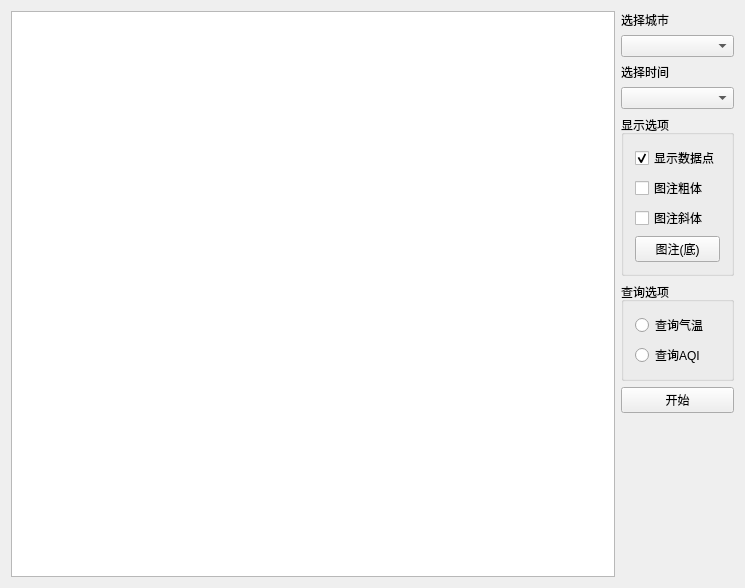
<?xml version="1.0" encoding="UTF-8"?>
<ui version="4.0">
 <class>mainWidget</class>
 <widget class="QWidget" name="mainWidget">
  <property name="enabled">
   <bool>true</bool>
  </property>
  <property name="geometry">
   <rect>
    <x>0</x>
    <y>0</y>
    <width>745</width>
    <height>588</height>
   </rect>
  </property>
  <property name="windowTitle">
   <string>实验三 网络数据获取与显示</string>
  </property>
  <layout class="QHBoxLayout" name="horizontalLayout">
   <item>
    <widget class="QtCharts::QChartView" name="chartview"/>
   </item>
   <item>
    <layout class="QVBoxLayout" name="verticalLayout_3">
     <property name="topMargin">
      <number>0</number>
     </property>
     <item>
      <widget class="QLabel" name="label_2">
       <property name="text">
        <string>选择城市</string>
       </property>
       <property name="indent">
        <number>0</number>
       </property>
      </widget>
     </item>
     <item>
      <widget class="QComboBox" name="comboCity">
       <property name="enabled">
        <bool>true</bool>
       </property>
       <property name="editable">
        <bool>false</bool>
       </property>
      </widget>
     </item>
     <item>
      <widget class="QLabel" name="label">
       <property name="text">
        <string>选择时间</string>
       </property>
      </widget>
     </item>
     <item>
      <widget class="QComboBox" name="comboMonth">
       <property name="insertPolicy">
        <enum>QComboBox::InsertAtBottom</enum>
       </property>
      </widget>
     </item>
     <item>
      <widget class="QGroupBox" name="groupBox">
       <property name="title">
        <string>显示选项</string>
       </property>
       <layout class="QVBoxLayout" name="verticalLayout_2">
        <item>
         <widget class="QCheckBox" name="cbShowPoint">
          <property name="text">
           <string>显示数据点</string>
          </property>
          <property name="checked">
           <bool>true</bool>
          </property>
         </widget>
        </item>
        <item>
         <widget class="QCheckBox" name="cbLegendBold">
          <property name="text">
           <string>图注粗体</string>
          </property>
         </widget>
        </item>
        <item>
         <widget class="QCheckBox" name="cbLegendItalic">
          <property name="text">
           <string>图注斜体</string>
          </property>
         </widget>
        </item>
        <item>
         <widget class="QPushButton" name="btnLegendAlign">
          <property name="text">
           <string>图注(底)</string>
          </property>
         </widget>
        </item>
       </layout>
      </widget>
     </item>
     <item>
      <widget class="QGroupBox" name="groupBox_2">
       <property name="title">
        <string>查询选项</string>
       </property>
       <layout class="QVBoxLayout" name="verticalLayout">
        <item>
         <widget class="QRadioButton" name="btnWeather">
          <property name="text">
           <string>查询气温</string>
          </property>
         </widget>
        </item>
        <item>
         <widget class="QRadioButton" name="btnAQI">
          <property name="text">
           <string>查询AQI</string>
          </property>
         </widget>
        </item>
       </layout>
      </widget>
     </item>
     <item>
      <widget class="QPushButton" name="btnStart">
       <property name="sizePolicy">
        <sizepolicy hsizetype="Preferred" vsizetype="Fixed">
         <horstretch>0</horstretch>
         <verstretch>0</verstretch>
        </sizepolicy>
       </property>
       <property name="text">
        <string>开始</string>
       </property>
      </widget>
     </item>
     <item>
      <spacer name="verticalSpacer_2">
       <property name="orientation">
        <enum>Qt::Vertical</enum>
       </property>
       <property name="sizeHint" stdset="0">
        <size>
         <width>20</width>
         <height>40</height>
        </size>
       </property>
      </spacer>
     </item>
    </layout>
   </item>
  </layout>
 </widget>
 <layoutdefault spacing="6" margin="11"/>
 <customwidgets>
  <customwidget>
   <class>QtCharts::QChartView</class>
   <extends>QGraphicsView</extends>
   <header location="global">QtCharts/QChartView&gt;
#include &lt;QtCharts/chartsnamespace.h</header>
  </customwidget>
 </customwidgets>
 <resources/>
 <connections/>
</ui>
